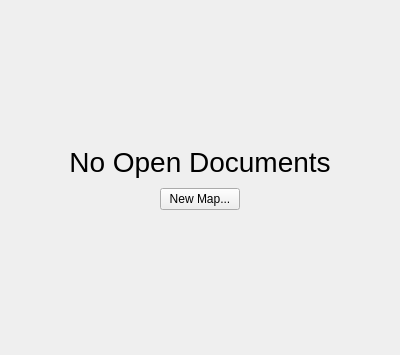
<?xml version="1.0" encoding="UTF-8"?>
<ui version="4.0">
 <class>NoEditorWidgetClass</class>
 <widget class="QWidget" name="NoEditorWidgetClass">
  <property name="geometry">
   <rect>
    <x>0</x>
    <y>0</y>
    <width>400</width>
    <height>355</height>
   </rect>
  </property>
  <property name="windowTitle">
   <string>Form</string>
  </property>
  <layout class="QGridLayout" name="gridLayout">
   <property name="leftMargin">
    <number>5</number>
   </property>
   <property name="topMargin">
    <number>5</number>
   </property>
   <property name="rightMargin">
    <number>5</number>
   </property>
   <property name="bottomMargin">
    <number>5</number>
   </property>
   <property name="spacing">
    <number>0</number>
   </property>
   <item row="1" column="1">
    <layout class="QVBoxLayout" name="verticalLayout">
     <property name="topMargin">
      <number>5</number>
     </property>
     <property name="bottomMargin">
      <number>5</number>
     </property>
     <item>
      <widget class="QLabel" name="label">
       <property name="font">
        <font>
         <pointsize>21</pointsize>
        </font>
       </property>
       <property name="text">
        <string>No Open Documents</string>
       </property>
       <property name="alignment">
        <set>Qt::AlignCenter</set>
       </property>
      </widget>
     </item>
    </layout>
   </item>
   <item row="2" column="1">
    <layout class="QHBoxLayout" name="horizontalLayout_4">
     <property name="topMargin">
      <number>5</number>
     </property>
     <property name="bottomMargin">
      <number>5</number>
     </property>
     <item>
      <widget class="QPushButton" name="newMapButton">
       <property name="sizePolicy">
        <sizepolicy hsizetype="Maximum" vsizetype="Fixed">
         <horstretch>0</horstretch>
         <verstretch>0</verstretch>
        </sizepolicy>
       </property>
       <property name="minimumSize">
        <size>
         <width>80</width>
         <height>0</height>
        </size>
       </property>
       <property name="text">
        <string>New Map...</string>
       </property>
      </widget>
     </item>
    </layout>
   </item>
   <item row="0" column="1">
    <spacer name="verticalSpacer">
     <property name="orientation">
      <enum>Qt::Vertical</enum>
     </property>
     <property name="sizeHint" stdset="0">
      <size>
       <width>20</width>
       <height>40</height>
      </size>
     </property>
    </spacer>
   </item>
   <item row="3" column="1">
    <spacer name="verticalSpacer_2">
     <property name="orientation">
      <enum>Qt::Vertical</enum>
     </property>
     <property name="sizeHint" stdset="0">
      <size>
       <width>20</width>
       <height>40</height>
      </size>
     </property>
    </spacer>
   </item>
  </layout>
 </widget>
 <resources/>
 <connections/>
</ui>
